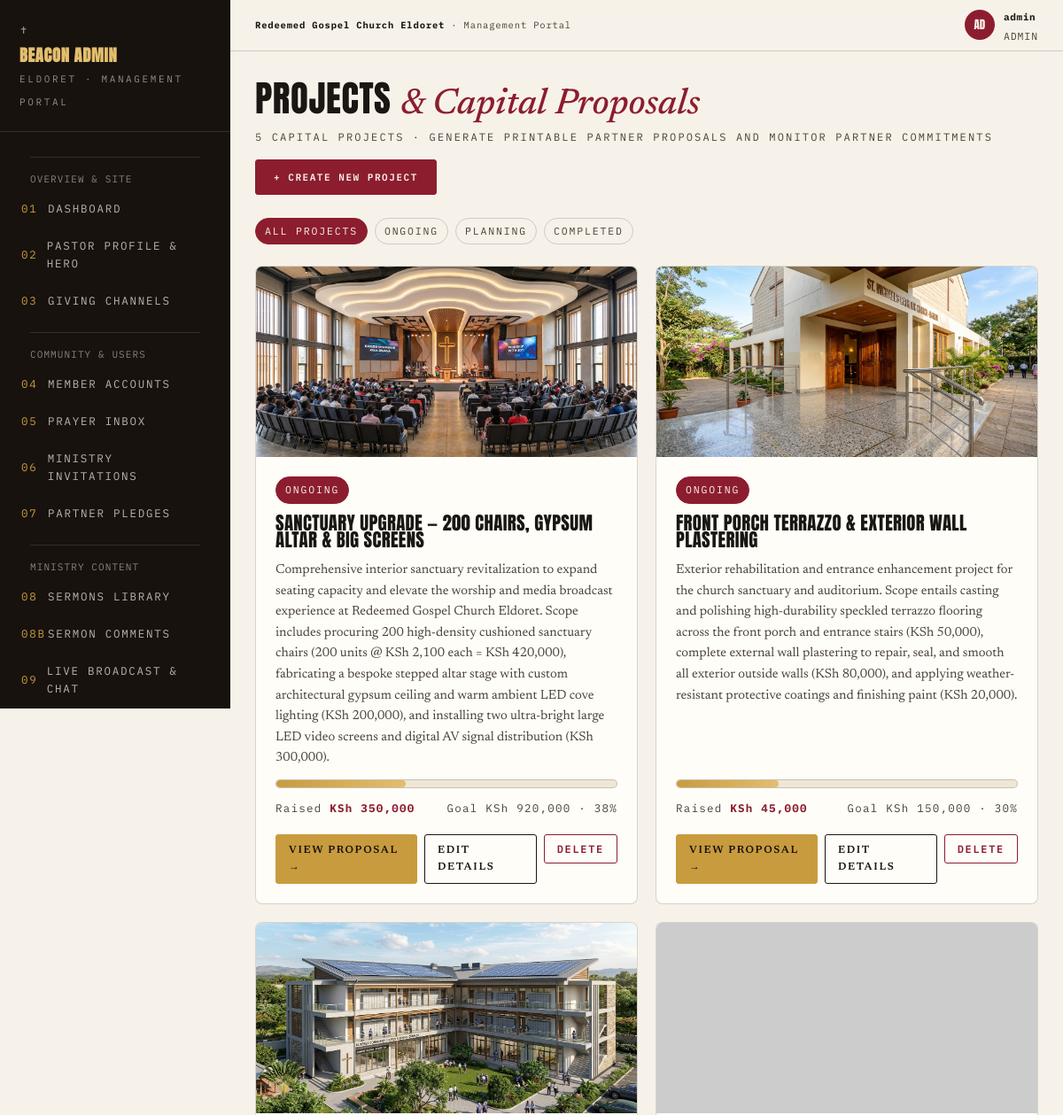
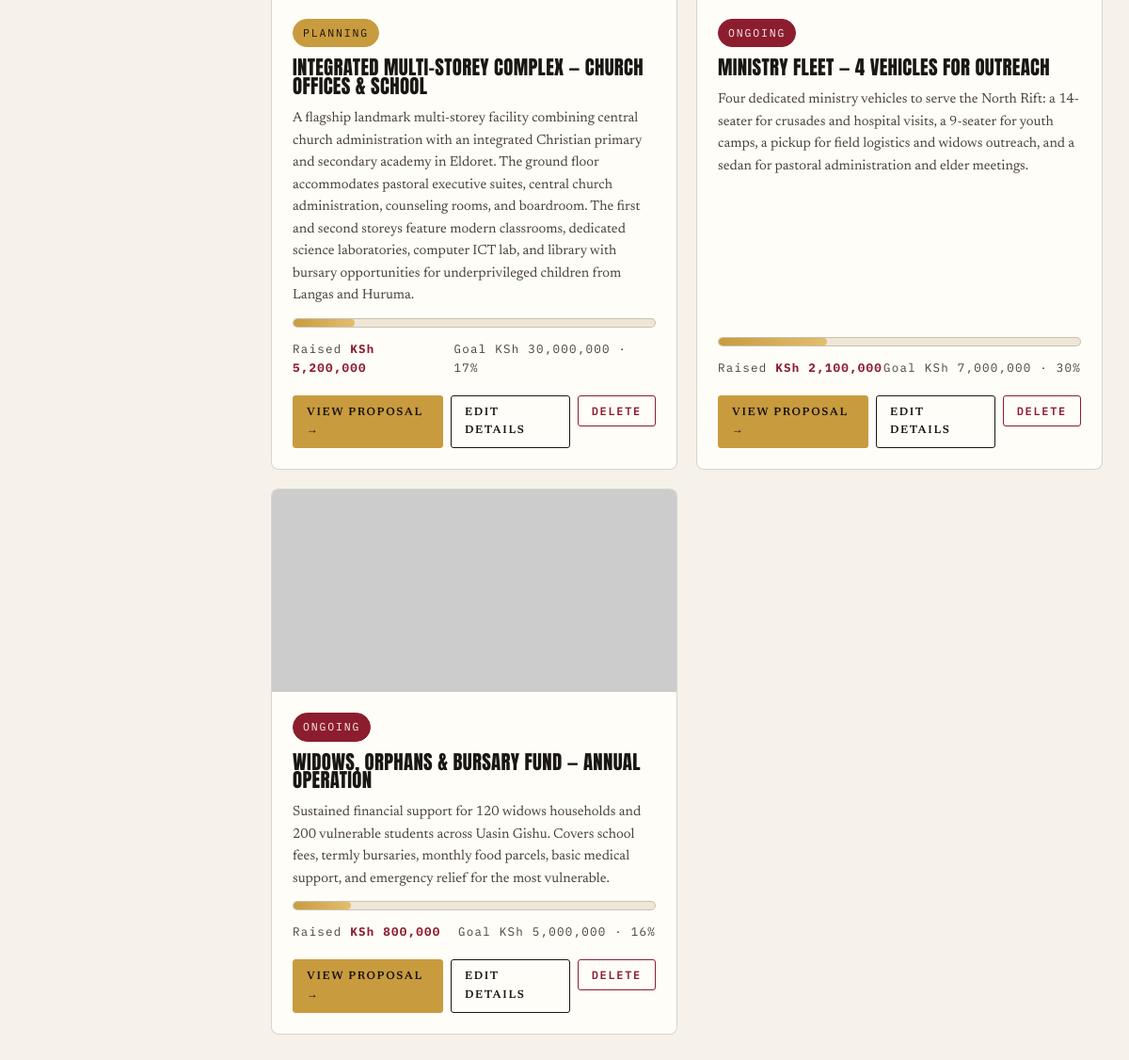
Screenshot of /admin/projects.php (signed in) with the database file from the repository (2 pictures, top to bottom).
### tables this page shows
CREATE TABLE IF NOT EXISTS `projects` (
    `id` INT AUTO_INCREMENT PRIMARY KEY,
    `name` VARCHAR(200) NOT NULL,
    `status` ENUM('planning','ongoing','completed') NOT NULL DEFAULT 'ongoing',
    `raised_amount` DECIMAL(15,2) NOT NULL DEFAULT 0.00,
    `goal_amount` DECIMAL(15,2) NOT NULL DEFAULT 0.00,
    `image_url` VARCHAR(255) NOT NULL,
    `summary` TEXT NOT NULL,
    `budget_text` TEXT NOT NULL,
    `sort_order` INT NOT NULL DEFAULT 0,
    `created_at` DATETIME DEFAULT CURRENT_TIMESTAMP
);

### admin/projects.php (the view, shortened to what this page needs)
<?php
require_once __DIR__ . '/includes/admin_header.php';
require_once __DIR__ . '/../config/functions.php';
$statusFilter = sanitize_input($_GET['status'] ?? 'all');
$where = ($statusFilter !== 'all') ? "WHERE status = '$statusFilter'" : "";
$projects = db_fetch_all("SELECT * FROM projects $where ORDER BY sort_order ASC, id ASC");
?>
<div class="phead">
  <div>
    <h2>Projects <span class="ser">&amp; Capital Proposals</span></h2>
    <p><?= count($projects) ?> capital projects · Generate printable partner proposals and monitor partner commitments</p>
  </div>
  <div>
    <button type="button" class="btn" onclick="openAdminModal('addModal')">+ Create New Project</button>
  </div>
</div>
<div style="display:flex;gap:8px;margin-bottom:24px;">
  <a href="projects.php?status=all" class="chip <?= $statusFilter === 'all' ? 'wine' : '' ?>">All Projects</a>
  <a href="projects.php?status=ongoing" class="chip <?= $statusFilter === 'ongoing' ? 'wine' : '' ?>">Ongoing</a>
  <a href="projects.php?status=planning" class="chip <?= $statusFilter === 'planning' ? 'wine' : '' ?>">Planning</a>
  <a href="projects.php?status=completed" class="chip <?= $statusFilter === 'completed' ? 'wine' : '' ?>">Completed</a>
</div>
<div class="projgrid">
  <?php if (empty($projects)): ?>
    <p class="ser" style="color:var(--ink2);">No projects in this category.</p>
  <?php else: ?>
    <?php foreach ($projects as $p):
      $pct = $p['goal_amount'] > 0 ? min(100, round(($p['raised_amount'] / $p['goal_amount']) * 100)) : 0;
    ?>
      <div class="pcard">
        <div class="im">
          <img src="<?= esc(img_src($p['image_url'])) ?>" alt="<?= esc($p['name']) ?>">
        </div>
        <div class="bd">
          <div>
            <span class="chip <?= $p['status'] === 'ongoing' ? 'wine' : ($p['status'] === 'completed' ? 'pine' : 'gold') ?>">
              <?= esc($p['status']) ?>
            </span>
          </div>
          <h3><?= esc($p['name']) ?></h3>
          <p><?= esc($p['summary']) ?></p>
          <div class="bar"><i style="width:<?= $pct ?>%"></i></div>
          <div class="nums">
            <span>Raised <b><?= format_ksh($p['raised_amount']) ?></b></span>
            <span>Goal <?= format_compact_ksh($p['goal_amount']) ?> · <?= $pct ?>%</span>
          </div>
          <div style="display:flex;gap:8px;margin-top:8px;">
            <a href="proposal_view.php?id=<?= $p['id'] ?>" class="btn sm gold">View Proposal &rarr;</a>
            <a href="projects.php?edit=<?= $p['id'] ?>#editModal" class="btn sm ghost">Edit Details</a>
            <form method="post" style="display:inline;" onsubmit="return confirm('Delete this project?');">
              <button type="submit" class="btn sm danger">Delete</button>
            </form>
          </div>
        </div>
      </div>
    <?php endforeach; ?>
  <?php endif; ?>
</div>
<?php require_once __DIR__ . '/includes/admin_footer.php'; ?>

### config/functions.php (shortened to what this page needs)
<?php
function esc($string) {
    return htmlspecialchars((string)($string ?? ''), ENT_QUOTES, 'UTF-8');
}
function sanitize_input($data) {
    return trim(strip_tags((string)$data));
}
function format_ksh($amount) {
    return '<span class="money" data-money="' . esc((float)($amount ?? 0)) . '" data-money-format="full">KSh ' . number_format((float)($amount ?? 0), 0) . '</span>';
}
function format_compact_ksh($amount) {
    $amount = (float)$amount;
    $value = $amount >= 1000000 ? number_format($amount / 1000000, fmod($amount / 1000000, 1) === 0.0 ? 0 : 1) . 'M' : ($amount >= 1000 ? number_format($amount / 1000, fmod($amount / 1000, 1) === 0.0 ? 0 : 1) . 'K' : number_format($amount, 0));
    return '<span class="money" data-money="' . esc($amount) . '" data-money-format="compact">KSh ' . $value . '</span>';
}
function img_src($image_value, $fallback = '') {
    $v = (string)($image_value ?? '');
    if (preg_match('#^https?://#i', $v)) {
        return $v;
    }
    return rtrim(BASE_URL, '/') . '/' . ltrim($v, '/');
}
function db_fetch_all($sql, $types = "", $params = []) {
    global $db;
    $stmt = mysqli_stmt_init($db);
    if (!mysqli_stmt_prepare($stmt, $sql)) {
        error_log("DB Fetch All Prepare Failed: " . mysqli_error($db) . " Query: " . $sql);
        return [];
    }
    mysqli_stmt_execute($stmt);
    $result = mysqli_stmt_get_result($stmt);
    $rows = [];
    if ($result) {
        while ($row = mysqli_fetch_assoc($result)) {
            $rows[] = $row;
        }
    }
    return $rows;
}

### assets/css/admin.css (style rules this page uses)
:root { --paper: #F7F2E9; --paper2: #EFE6D6; --card: #FFFDF8; --ink: #191613; --ink2: #4A4238; --warmdark: #17120E; --wine: #8C1D2F; --pine: #274D3D; --gold: #C99B3F; --gold2: #E3BE6E; --line: rgba(25, 22, 19, 0.18); --disp: "Anton", sans-serif; --ser: "Newsreader", serif; --mono: "IBM Plex Mono", monospace; }
* { margin: 0; padding: 0; box-sizing: border-box; }
body { background: var(--paper); color: var(--ink); font-family: var(--ser); font-size: 16px; line-height: 1.6; }
img { display: block; max-width: 100%; }
button { font-family: var(--mono); cursor: pointer; }
a { color: inherit; text-decoration: none; }
h1, h2, h3, h4 { font-family: var(--disp); font-weight: 400; text-transform: uppercase; line-height: 0.95; letter-spacing: 0.015em; }
.ser { font-family: var(--ser); font-style: italic; text-transform: none; font-weight: 500; letter-spacing: 0; }
.btn { display: inline-flex; align-items: center; gap: 8px; background: var(--wine); color: var(--paper); border: 1px solid var(--wine); font-size: 11px; letter-spacing: 0.14em; text-transform: uppercase; font-weight: 600; padding: 12px 20px; border-radius: 3px; transition: 0.25s; cursor: pointer; }
.btn.gold { background: var(--gold); border-color: var(--gold); color: var(--warmdark); }
.btn.ghost { background: transparent; color: var(--ink); border-color: var(--ink); }
.btn.sm { padding: 8px 14px; font-size: 12px; }
.btn.danger { background: transparent; border-color: var(--wine); color: var(--wine); }
.chip { display: inline-block; font-family: var(--mono); font-size: 11.5px; letter-spacing: 0.16em; text-transform: uppercase; padding: 5px 10px; border-radius: 99px; border: 1px solid var(--line); color: var(--ink2); }
.chip.wine { background: var(--wine); border-color: var(--wine); color: var(--paper); }
.chip.gold { background: var(--gold); border-color: var(--gold); color: var(--warmdark); }
.phead { display: flex; align-items: flex-end; justify-content: space-between; gap: 16px; flex-wrap: wrap; margin-bottom: 26px; }
.phead h2 { font-size: clamp(1.8rem, 3.4vw, 2.6rem); }
.phead h2 .ser { color: var(--wine); }
.phead p { font-family: var(--mono); font-size: 12px; letter-spacing: 0.18em; text-transform: uppercase; color: var(--ink2); margin-top: 6px; }
.bar { height: 10px; background: var(--paper2); border: 1px solid var(--line); border-radius: 99px; overflow: hidden; }
.bar i { display: block; height: 100%; background: linear-gradient(90deg, var(--gold), var(--gold2)); border-radius: 99px; }
.projgrid { display: grid; grid-template-columns: repeat(2, 1fr); gap: 20px; }
.pcard { background: var(--card); border: 1px solid var(--line); border-radius: 8px; overflow: hidden; transition: transform 0.3s, box-shadow 0.3s; display: flex; flex-direction: column; }
.pcard .im { overflow: hidden; aspect-ratio: 16/8; }
.pcard .im img { width: 100%; height: 100%; object-fit: cover; transition: transform 5s ease; }
.pcard .bd { padding: 22px; display: flex; flex-direction: column; gap: 12px; flex: 1; }
.pcard h3 { font-size: 1.3rem; }
.pcard p { font-size: 0.92rem; color: var(--ink2); flex: 1; }
.pcard .nums { display: flex; justify-content: space-between; font-family: var(--mono); font-size: 12.5px; letter-spacing: 0.1em; color: var(--ink2); }
.pcard .nums b { color: var(--wine); }

### rows the page displays
projects: image_url (picture), status "ONGOING", name "SANCTUARY UPGRADE — 200 CHAIRS, GYPSUM ALTAR & BIG SCREENS", summary "Comprehensive interior sanctuary revitalization to expand seating capacity and elevate the worship and media broadcast experience at Redeemed Gospel Church Eldoret. Scope includes procuring 200 high-density cushioned sanctuary chairs (200 units @ KSh 2,100 each = KSh 420,000), fabricating a bespoke stepped altar stage with custom architectural gypsum ceiling and warm ambient LED cove lighting (KSh 200,000), and installing two ultra-bright large LED video screens and digital AV signal distribution (KSh 300,000).", pct "38"
projects: image_url (picture), status "ONGOING", name "FRONT PORCH TERRAZZO & EXTERIOR WALL PLASTERING", summary "Exterior rehabilitation and entrance enhancement project for the church sanctuary and auditorium. Scope entails casting and polishing high-durability speckled terrazzo flooring across the front porch and entrance stairs (KSh 50,000), complete external wall plastering to repair, seal, and smooth all exterior outside walls (KSh 80,000), and applying weather-resistant protective coatings and finishing paint (KSh 20,000).", pct "30"
projects: image_url (picture), status "PLANNING", name "INTEGRATED MULTI-STOREY COMPLEX — CHURCH OFFICES & SCHOOL", summary "A flagship landmark multi-storey facility combining central church administration with an integrated Christian primary and secondary academy in Eldoret. The ground floor accommodates pastoral executive suites, central church administration, counseling rooms, and boardroom. The first and second storeys feature modern classrooms, dedicated science laboratories, computer ICT lab, and library with bursary opportunities for underprivileged children from Langas and Huruma.", pct "17"
projects: status "ONGOING", name "MINISTRY FLEET — 4 VEHICLES FOR OUTREACH", summary "Four dedicated ministry vehicles to serve the North Rift: a 14-seater for crusades and hospital visits, a 9-seater for youth camps, a pickup for field logistics and widows outreach, and a sedan for pastoral administration and elder meetings.", pct "30"
projects: status "ONGOING", name "WIDOWS, ORPHANS & BURSARY FUND — ANNUAL OPERATION", summary "Sustained financial support for 120 widows households and 200 vulnerable students across Uasin Gishu. Covers school fees, termly bursaries, monthly food parcels, basic medical support, and emergency relief for the most vulnerable.", pct "16"

### other values shown
substr($adminUser['username'], 0, 2) "AD"
$adminUser['username'] "admin"
$adminUser['role'] "ADMIN"
count($projects) "5"
